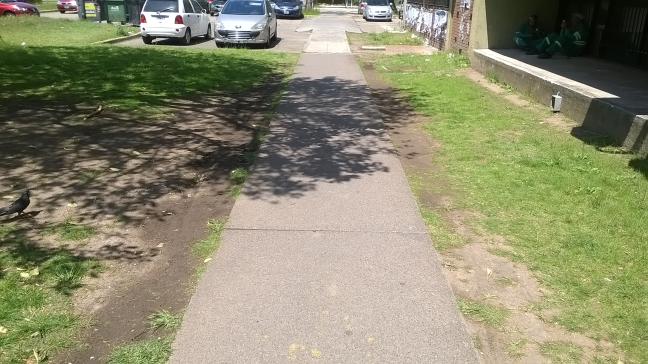
#> input picture img/ale1.png, 648 x 364 px
$ python -i path_finder.py   (imports and definitions only)   (Python 2 division)   (older library calls are emulated)
#> lines starting #> are read from the running program, lines starting #| are printed output that depends on the picture
import cv2
import numpy as np
from settings import settings

def get_roi_corners(shape):
    center = shape[1] / 2
    roi_radius = 20
    return (shape[0]-roi_radius+2, shape[0], center-roi_radius, center+roi_radius)

def get_roi(img):
    s = img.shape
    corners = get_roi_corners(s)
    roi = img[corners[0]:corners[1], corners[2]:corners[3]]
    return roi

def find_path_tone(img):
    roi = get_roi(img)
    mean = cv2.mean(roi)[0]
    #print "mean:" + str(mean)
    return int(mean)

def generate_threshhold_mask(image, minval, maxval):
    image = np.uint8(image)
    retval, mask_lw_high = cv2.threshold(image, maxval, 255, cv2.THRESH_BINARY_INV)
    retval, mask_hg_min = cv2.threshold(image, minval, 255, cv2.THRESH_BINARY)
    # erase mask values
    final = cv2.bitwise_and(mask_hg_min, mask_lw_high)
    return final

def best_contour(image):
    mask = image.copy()
    image, contours, hierarchy = cv2.findContours(mask, cv2.RETR_TREE, cv2.CHAIN_APPROX_SIMPLE)

    biggest = None
    biggest_count = -1
    for i in range(len(contours)):
        blank = np.zeros((image.shape[0], image.shape[1], 1), np.uint8)
        region_mask = cv2.drawContours(blank, contours, i, 255, -1)
        mask_roi = get_roi(region_mask)
        s = cv2.sumElems(mask_roi/255)[0]
        if s > biggest_count:
            biggest = region_mask
            biggest_count = s

    return biggest if biggest_count > 0 else np.zeros((image.shape[0], image.shape[1], 1), np.uint8)

def find_path(img, settings=settings):
    path_tone = find_path_tone(img)
    tolerance = settings['tolerance']
    upper_limit = path_tone + tolerance
    lower_limit = path_tone - tolerance
    path_mask = generate_threshhold_mask(img, lower_limit, upper_limit)

    kernel = np.ones(settings['dil_erod_kernel_size'], np.uint8)

    kernel_1 = np.ones((2,2), np.uint8)
    path_mask = cv2.dilate(path_mask, kernel_1, iterations=3)

    eroded_mask = cv2.erode(path_mask, kernel, iterations=3)
    path_mask = cv2.dilate(eroded_mask, kernel, iterations=3)

    return best_contour(path_mask)

>>> import cv2
>>> picture = cv2.imread('img/ale1.png')
#> picture is the input picture: shape (364, 648, 3); mean B, G, R 110.5, 139.1, 140.5
>>> result = find_path(picture)
#> in find_path_tone, `mean = cv2.mean(roi)[0]`: mean = 179.7
#> in find_path, `path_tone = find_path_tone(img)`: path_tone = 179
#> in find_path, `tolerance = settings['tolerance']`: tolerance = 10
#> in find_path, `upper_limit = path_tone + tolerance`: upper_limit = 189
#> in find_path, `lower_limit = path_tone - tolerance`: lower_limit = 169
#> in generate_threshhold_mask, `retval, mask_lw_high = cv2.threshold(image, maxval, 255, cv2.THRESH_BI..`:
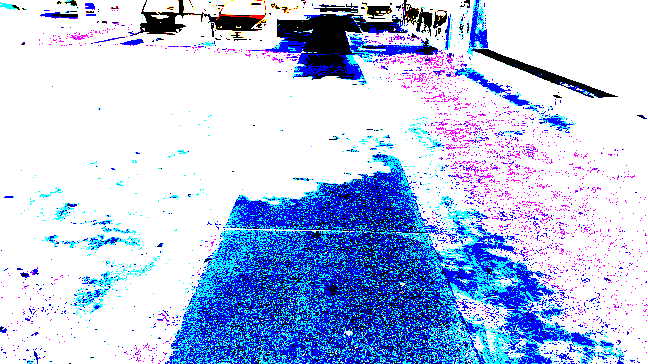
#> mask_lw_high: shape (364, 648, 3); mean B, G, R 237.3, 198.4, 181.2
#> in generate_threshhold_mask, `retval, mask_lw_high = cv2.threshold(image, maxval, 255, cv2.THRESH_BI..`: retval = 189
#> in generate_threshhold_mask, `retval, mask_hg_min = cv2.threshold(image, minval, 255, cv2.THRESH_BIN..`:
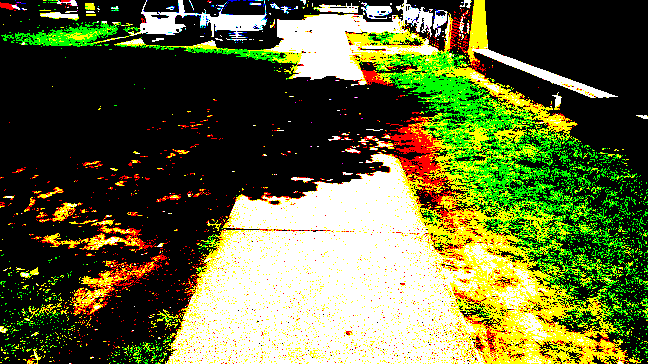
#> mask_hg_min: shape (364, 648, 3); mean B, G, R 57.5, 105.3, 97.7
#> in generate_threshhold_mask, `retval, mask_hg_min = cv2.threshold(image, minval, 255, cv2.THRESH_BIN..`: retval = 169
#> in generate_threshhold_mask, `final = cv2.bitwise_and(mask_hg_min, mask_lw_high)`:
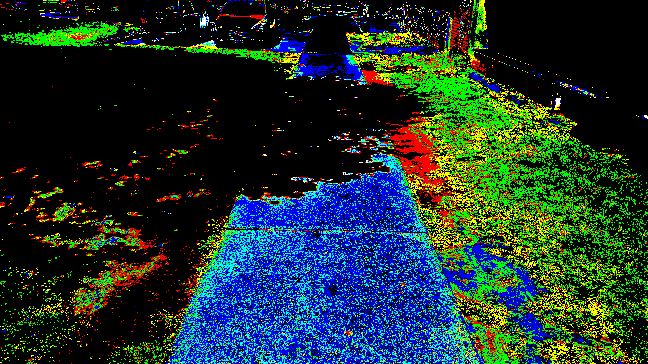
#> final: shape (364, 648, 3); mean B, G, R 39.8, 48.7, 24
#> in find_path, `path_mask = cv2.dilate(path_mask, kernel_1, iterations=3)`:
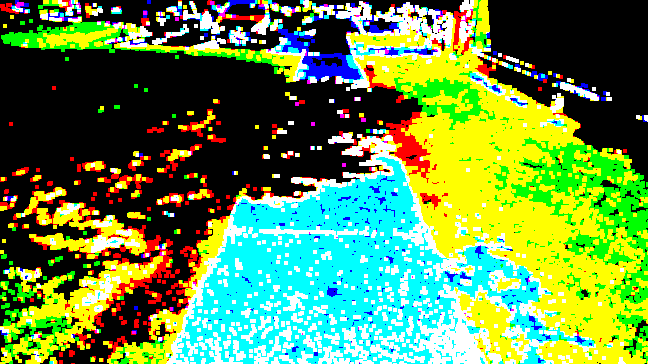
#> path_mask: shape (364, 648, 3); mean B, G, R 75, 142.2, 99.4
#> in find_path, `eroded_mask = cv2.erode(path_mask, kernel, iterations=3)`:
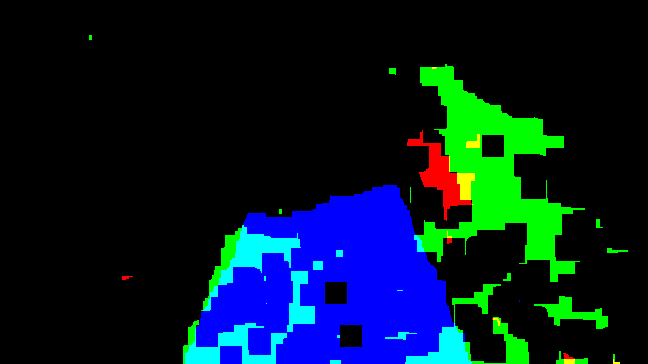
#> eroded_mask: shape (364, 648, 3); mean B, G, R 37.6, 25.1, 2.5
#> in find_path, `path_mask = cv2.dilate(eroded_mask, kernel, iterations=3)`:
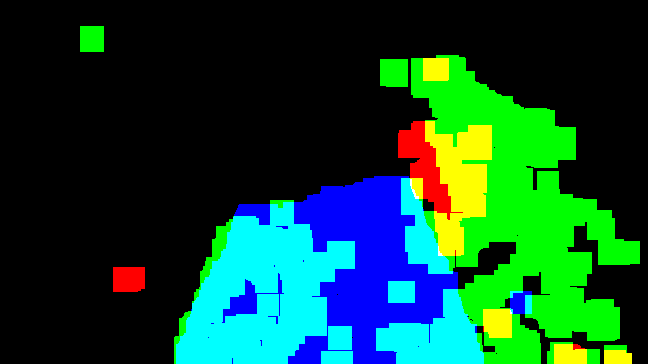
#> path_mask: shape (364, 648, 3); mean B, G, R 46.4, 70.9, 11.8
#> (the run stopped early here; a loop or call above may not have finished)

$ run again, on img/ale2.png
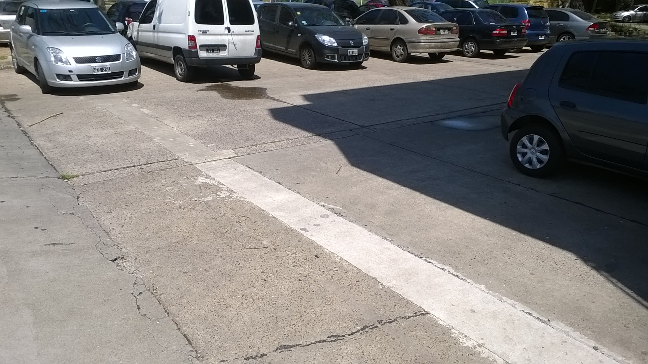
#> input picture img/ale2.png, 648 x 364 px
#> picture is the input picture: shape (364, 648, 3); mean B, G, R 125.8, 128.1, 131.1
#> mean = 163.3
#> path_tone = 163
#> tolerance = 10
#> upper_limit = 173
#> lower_limit = 153
#> in generate_threshhold_mask, `retval, mask_lw_high = cv2.threshold(image, maxval, 255, cv2.THRESH_BI..`: retval = 173
#> in generate_threshhold_mask, `retval, mask_hg_min = cv2.threshold(image, minval, 255, cv2.THRESH_BIN..`:
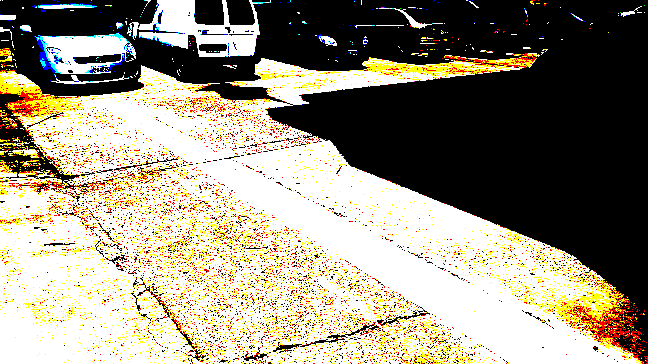
#> mask_hg_min: shape (364, 648, 3); mean B, G, R 124.8, 141.9, 149.6
#> in generate_threshhold_mask, `retval, mask_hg_min = cv2.threshold(image, minval, 255, cv2.THRESH_BIN..`: retval = 153
#> in find_path, `path_mask = cv2.dilate(eroded_mask, kernel, iterations=3)`:
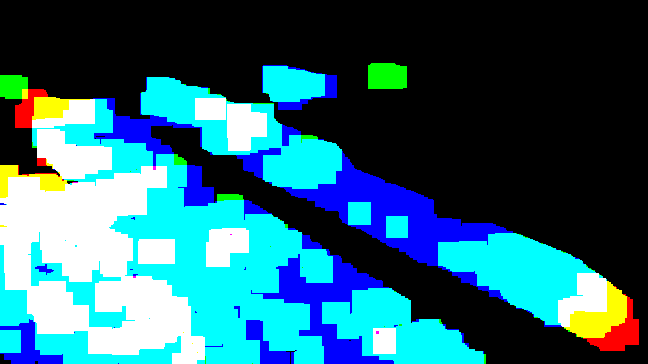
#> path_mask: shape (364, 648, 3); mean B, G, R 114, 98.8, 40.4

$ run again, on img/ale3.png
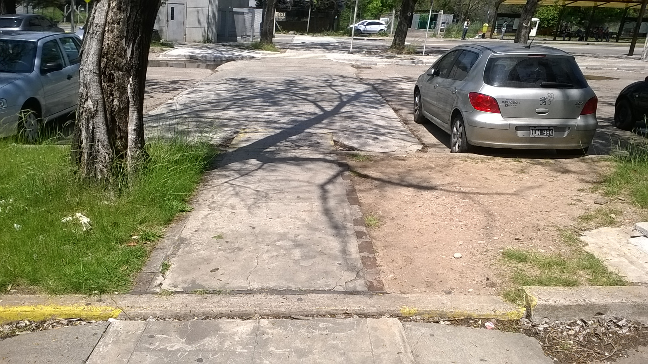
#> input picture img/ale3.png, 648 x 364 px
#> picture is the input picture: shape (364, 648, 3); mean B, G, R 118.3, 137.4, 144.6
#> mean = 184.5
#> path_tone = 184
#> tolerance = 10
#> upper_limit = 194
#> lower_limit = 174
#> in generate_threshhold_mask, `retval, mask_lw_high = cv2.threshold(image, maxval, 255, cv2.THRESH_BI..`: retval = 194
#> in generate_threshhold_mask, `retval, mask_hg_min = cv2.threshold(image, minval, 255, cv2.THRESH_BIN..`:
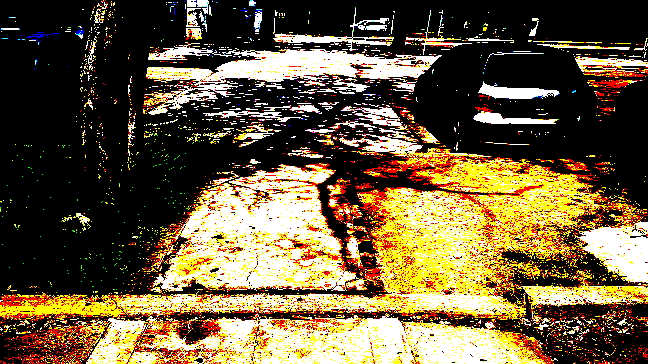
#> mask_hg_min: shape (364, 648, 3); mean B, G, R 57.5, 90.3, 109.4
#> in generate_threshhold_mask, `retval, mask_hg_min = cv2.threshold(image, minval, 255, cv2.THRESH_BIN..`: retval = 174
#> in find_path, `path_mask = cv2.dilate(eroded_mask, kernel, iterations=3)`:
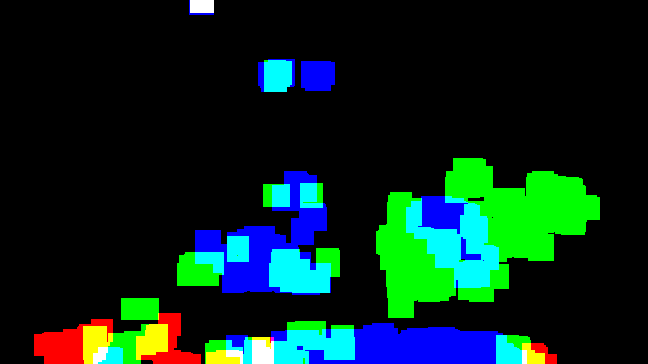
#> path_mask: shape (364, 648, 3); mean B, G, R 30, 38.8, 7.3

$ run again, on img/auto.png
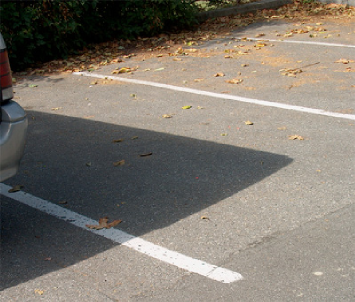
#> input picture img/auto.png, 355 x 302 px
#> picture is the input picture: shape (302, 355, 3); mean B, G, R 109.6, 119.2, 126.1
#> mean = 147.7
#> path_tone = 147
#> tolerance = 10
#> upper_limit = 157
#> lower_limit = 137
#> in generate_threshhold_mask, `retval, mask_lw_high = cv2.threshold(image, maxval, 255, cv2.THRESH_BI..`: retval = 157
#> in generate_threshhold_mask, `retval, mask_hg_min = cv2.threshold(image, minval, 255, cv2.THRESH_BIN..`:
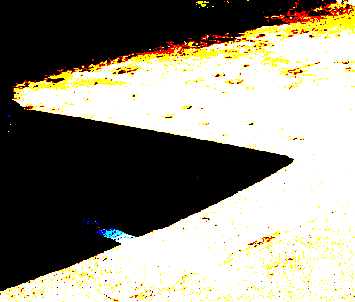
#> mask_hg_min: shape (302, 355, 3); mean B, G, R 125.9, 140.4, 144.4
#> in generate_threshhold_mask, `retval, mask_hg_min = cv2.threshold(image, minval, 255, cv2.THRESH_BIN..`: retval = 137
#> in find_path, `path_mask = cv2.dilate(eroded_mask, kernel, iterations=3)`:
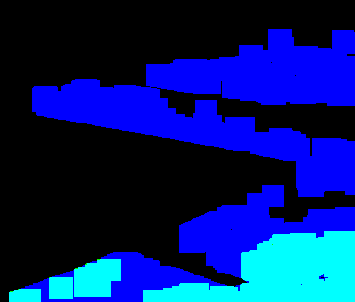
#> path_mask: shape (302, 355, 3); mean B, G, R 107.1, 27, 0
